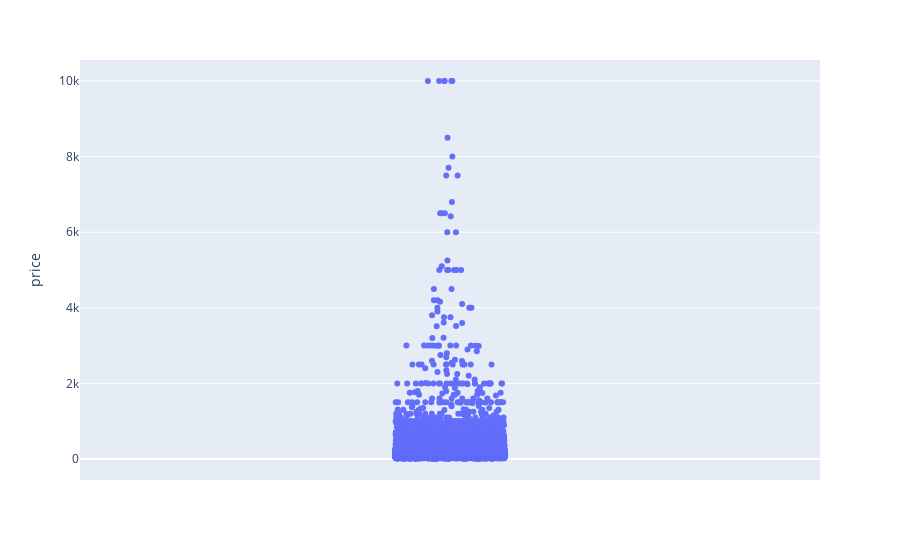

Notebook source saved alongside this figure:
### Code cell
price_strip = px.strip(nyc, y='price')

price_strip.show()

### Figure 1 — Plotly figure (JSON) as saved in the notebook; plotly's stock layout.template omitted (floating-point values rounded to 4 significant figures; data arrays with more than 128 entries replaced by an {"elided": "..."} marker saying what was removed)
{"data": [{"alignmentgroup": "True", "boxpoints": "all", "fillcolor": "rgba(255,255,255,0)", "hoveron": "points", "hovertemplate": "price=%{y}<extra></extra>", "legendgroup": "", "line": {"color": "rgba(255,255,255,0)"}, "marker": {"color": "#636efa"}, "name": "", "offsetgroup": "", "orientation": "v", "pointpos": 0, "showlegend": false, "type": "box", "x0": " ", "xaxis": "x", "y": {"elided": "48895 int values"}, "y0": " ", "yaxis": "y"}], "layout": {"autosize": true, "boxmode": "group", "legend": {"tracegroupgap": 0}, "margin": {"t": 60}, "xaxis": {"anchor": "y", "autorange": true, "domain": [0, 1], "range": [-0.5, 0.5], "type": "category"}, "yaxis": {"anchor": "x", "autorange": true, "domain": [0, 1], "range": [-555.6, 10560.0], "title": {"text": "price"}, "type": "linear"}}}
